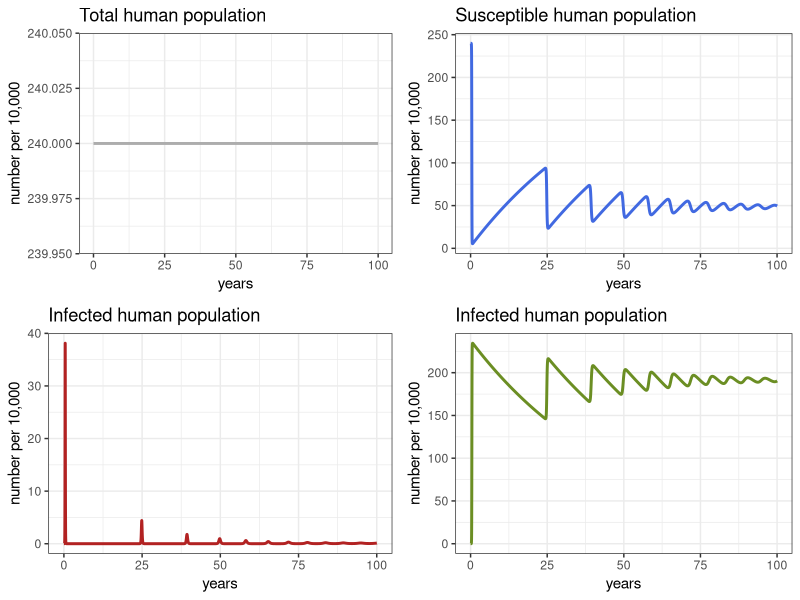
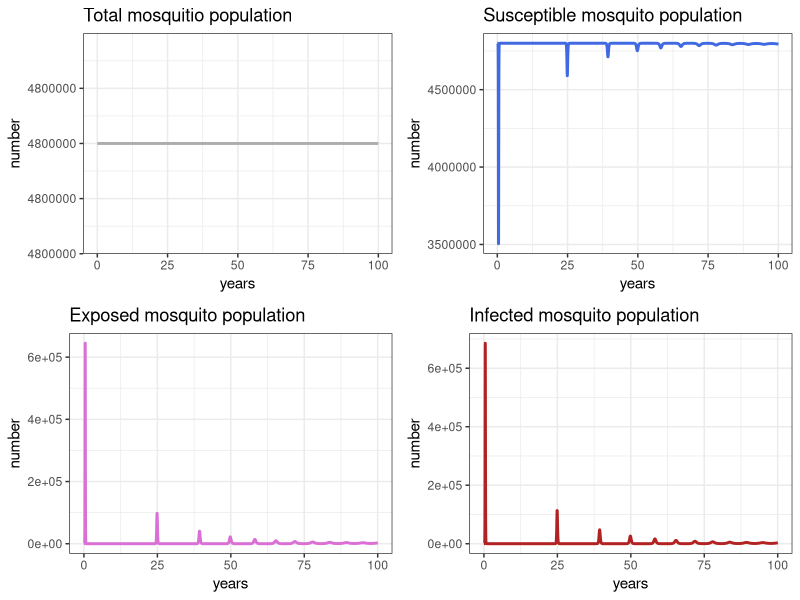
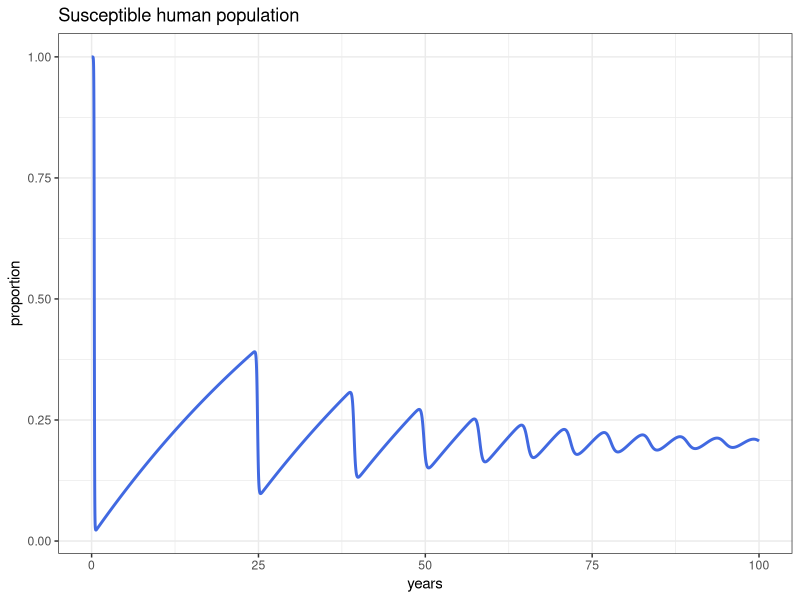
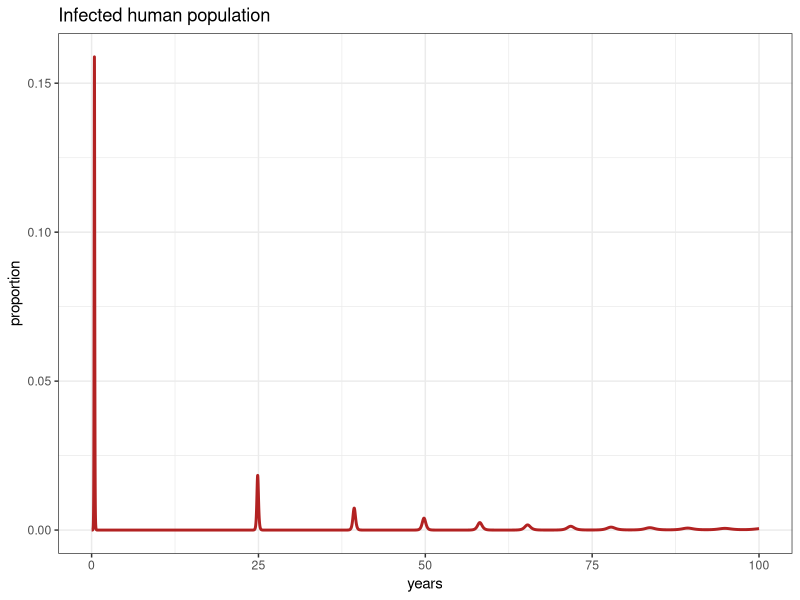
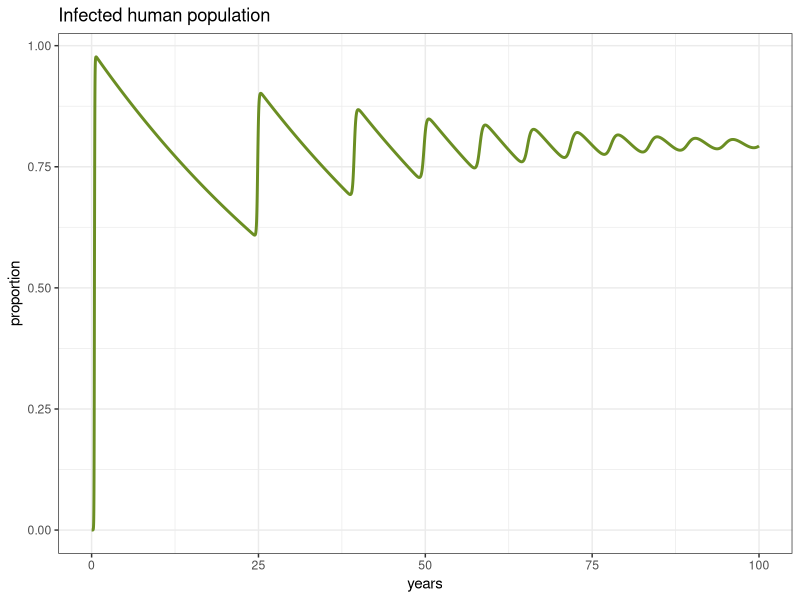
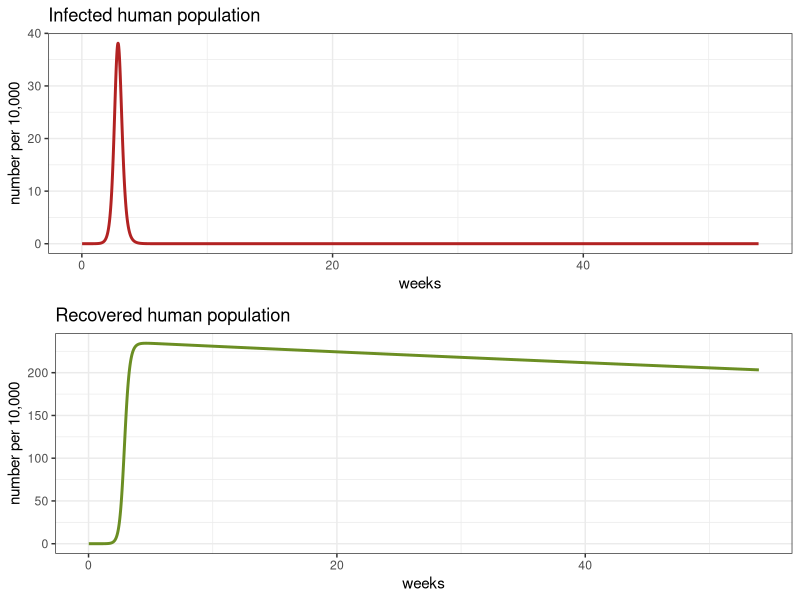

Source code (R) for these figures, in order:
## ---- chunk 1
library(knitr)

opts_chunk$set(collapse = TRUE)


## ---- chunk 2
library(deSolve)
library(ggplot2)
library(gridExtra)

## ---- chunk 3
# Rates and probabilities
Lv       <- 10        # life span of mosquitos (in days)
Lh       <- 50 * 365  # life span of humans (in days)
Iph      <- 7         # Infectious period in humans (in days)
IP       <- 6         # Infectious period in vectors (in days)
EIP      <- 8.4       # Extrinsic incubation period in adult mosquitos

muv      <- 1/Lv      # mortality of mosquitos
muh      <- 1/Lh      # mortality of humans
gamma    <- 1/Iph     # recovery rate in humans
delta    <- 1/EIP     # extrinsic incubation rate


# Population size
Nh       <- 2.4 * 10^6# Number of humans (Population of Cali, Colombia)
m        <- 2         # Vector to human ratio
Nv       <- m * Nh    # Number of vectors

betah    <- 0.7       # Probability of transmission from vector to host
betav    <- 0.7       # Probability of transmission from host to vector
R0       <- 3         # Reproductive number
b        <- sqrt((R0 ^2 * muv * gamma) /(m * betah * betav * exp(-muv * delta))) # bitting rate

TIME     <- 100       # Number of years to run the simulation 


## ---- chunk 4
arbovmodel <- function (t, x, params) {
  
  Sh <- x[1]    #Susceptible humans
  Ih <- x[2]    #Infected humans
  Rh <- x[3]    #Recovered humans
  Sv <- x[4]    #Susceptible vectors
  Ev <- x[5]    #Susceptible vectors
  Iv <- x[6]    #Infected vectors
  
  with(as.list(params), #local environment to evaluate derivatives
       {
         # Humans
         dSh   <-  muh * Nh - (betah * b/Nh) * Sh * Iv - muh * Sh   
         dIh   <-  (betah * b/Nh) * Sh * Iv  - (gamma + muh) * Ih
         dRh   <-  gamma * Ih  - muh * Rh
         
         # Vectors
         dSv  <-  muv * Nv - (betav * b/Nh) * Ih * Sv - muv * Sv 
         dEv  <-   (betav * b/Nh) * Ih * Sv - (delta + muv)* Ev
         dIv  <-   delta * Ev - muv * Iv
         
         dx   <- c(dSh, dIh, dRh, dSv, dEv, dIv)
         list(dx)
       }
  )
}
## ---- chunk 5
# ----------- Solving the model
times  <- seq(1,365 * TIME , by = 1)

# Specifying parameters
params <- c(
  muv      <- muv,     # daily mortality of mosquitos
  muh      <- muh,     # daily mortality of humans
  gamma    <- gamma,  # daily recovery rate
  delta    <- delta,  # 
  b        <- b,       # bitting rate (bites per mosquito per day)
  betah    <- betah,   # probability of transmission from vector to host
  betav    <- betav,   # probability of transmission from host to vector
  Nh       <- Nh,      # Number of humans
  Nv       <- Nv
  
)


# Initial consitions of the system
xstart<- c(Sh = Nh , # Initial number of susceptible individuals at T0
           Ih = 0,        # Initial number of infectious individuals at T0
           Rh = 0,         # Initial number of Rh
           Sv = Nv-1,         # Initial number of Iv
           Ev = 0,         # Initial number of Ev
           Iv = 1)         # Initial number of Sv

# Solving the equations
out <- as.data.frame(ode(y      = xstart,   # Initial conditions
                         times  = times,    # Times
                         fun    = arbovmodel,    # Model
                         parms  = params)) # Parameters


# Creating time options to display
out$years <- out$time / 365
out$weeks <- out$time / 53
## ---- chunk 6
# Check the general behavior of the model 

p1h <- ggplot(data = out, aes(y = (Rh + Ih + Sh)/10000, x = years)) +
  geom_line(color='grey68', size=1) +
  ggtitle ('Total human population') +
  theme_bw() + ylab('number per 10,000')

p2h <- ggplot(data = out, aes(y = Sh/10000, x = years)) +
  geom_line(color='royalblue', size=1) +
  ggtitle ('Susceptible human population') +
  theme_bw() + ylab('number per 10,000')

p3h <- ggplot(data = out, aes(y = Ih/10000, x = years)) +
  geom_line(color='firebrick', size=1) +
  ggtitle ('Infected human population') +
 theme_bw() + ylab('number per 10,000')

p4h <- ggplot(data = out, aes(y = Rh/10000, x = years)) +
  geom_line(color='olivedrab', size=1) +
  ggtitle ('Infected human population') +
   theme_bw() + ylab('number per 10,000')


grid.arrange(p1h, p2h, p3h, p4h, ncol=2)
## ---- chunk 7
# Check the general behavior of the model 

p1v <- ggplot(data = out, aes(y = (Sv + Ev + Iv), x = years)) +
  geom_line(color='grey68', size=1) +
  ggtitle ('Total mosquitio population') +
  theme_bw() + ylab('number')

p2v <- ggplot(data = out, aes(y = Sv, x = years)) +
  geom_line(color='royalblue', size=1) +
  ggtitle ('Susceptible mosquito population') +
  theme_bw() + ylab('number')

p3v <- ggplot(data = out, aes(y = Ev, x = years)) +
  geom_line(color='orchid', size=1) +
  ggtitle ('Exposed mosquito population') +
 theme_bw() + ylab('number')

p4v <- ggplot(data = out, aes(y = Iv, x = years)) +
  geom_line(color='firebrick', size=1) +
  ggtitle ('Infected mosquito population') +
   theme_bw() + ylab('number')

grid.arrange(p1v, p2v, p3v, p4v, ncol=2)

## ---- chunk 8

ggplot(data = out, aes(y = Sh/(Sh+Ih+Rh), x = years)) +
  geom_line(color='royalblue', size=1) +
  ggtitle ('Susceptible human population') +
  theme_bw() + ylab('proportion')

ggplot(data = out, aes(y = Ih/(Sh+Ih+Rh), x = years)) +
  geom_line(color='firebrick', size=1) +
  ggtitle ('Infected human population') +
 theme_bw() + ylab('proportion')

ggplot(data = out, aes(y = Rh/(Sh+Ih+Rh), x = years)) +
  geom_line(color='olivedrab', size=1) +
  ggtitle ('Infected human population') +
   theme_bw() + ylab('proportion')

## ---- chunk 9
# Check the fists epidemic

dat <- out[out$weeks <54,]

p1e <- ggplot(dat, aes(y=Ih/10000, x=weeks)) +
  geom_line(color='firebrick', size=1) +
  ggtitle ('Infected human population') +
 theme_bw() + ylab('number per 10,000')


p2e<- ggplot(dat, aes(y=Rh/10000, x=weeks)) +
  geom_line(color='olivedrab', size=1) +
  ggtitle ('Recovered human population') +
 theme_bw() + ylab('number per 10,000')


grid.arrange(p1e, p2e)
